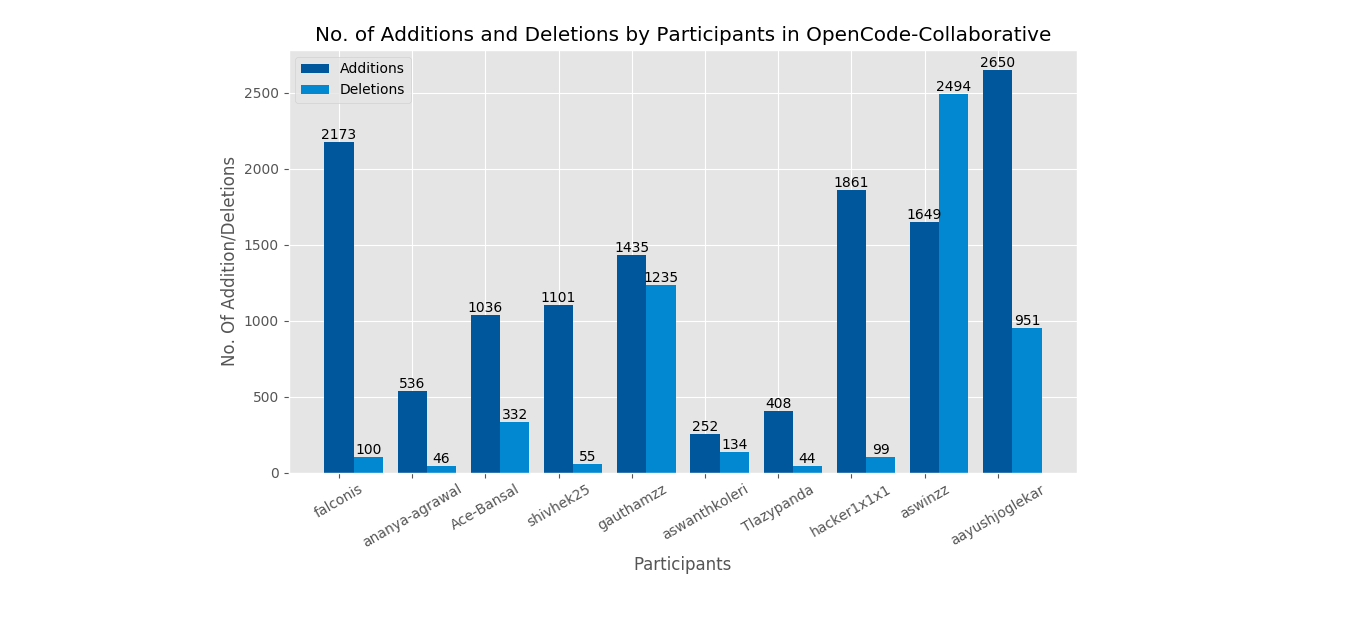

Reproduce this figure in Python.
import requests, json
import matplotlib.pyplot as plt
import numpy as np

#added token = 'your token'

doc = requests.get('https://api.github.com/repos/opencode18/OpenCode-Collaborative/stats/contributors?access_token=' + token)
docDict = json.loads(doc.content)

name = []
commits = []
deletions = []
additions = []

for i in range(100):
    name.append(docDict[i]['author']['login'])
    commits.append(docDict[i]['total'])
    add = 0
    deletion = 0
    for j in range(5):
        x = docDict[i]['weeks'][j]['a']
        y = docDict[i]['weeks'][j]['d']
        add += x
        deletion += y
    deletions.append(deletion)
    additions.append(add)

name = name[90:100]
additions = additions[90:100]
deletions = deletions[90:100]


N=10
ind = np.arange(N)
width = 0.4
plt.style.use('ggplot')

fig, ax = plt.subplots()

rects1 = ax.bar(ind, additions, width, color='#01579b')
rects2 = ax.bar(ind+0.4, deletions, width, color='#0288d1')

ax.set_xlabel('Participants')
plt.xticks(rotation=30)
ax.set_ylabel('No. Of Addition/Deletions')
ax.set_title('No. of Additions and Deletions by Participants in OpenCode-Collaborative')

ax.set_xticks(ind + width - 0.4)
ax.set_xticklabels(name)

rects = [ rects1[0], rects2[0] ]
names = [ 'Additions', 'Deletions']
ax.legend(rects, names)

def autolabel(rects):
    for rect in rects:
        height = rect.get_height()
        ax.text(rect.get_x() + rect.get_width()/2., 1*height,
                '%d' % int(height),
                ha='center', va='bottom')

autolabel(rects1)
autolabel(rects2)
plt.tight_layout()

plt.show()
